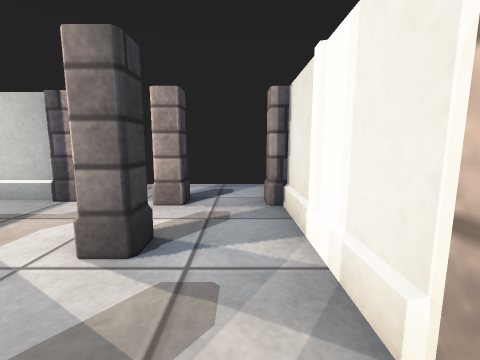
view 1 (above)

12 first-person views from a walk through a Unity game level. The camera is 0.51 m above the floor, tilts 8° down and sees 90° across. The floor is counted in squares, 0.5 m on a side. Each view is taken from the middle of a square. On the plan, view 1 faces up. The plan holds only what a view shows up to about 11 squares ahead; the rest is blank. Surface patterns are stand-ins for the level's own textures.

view 2
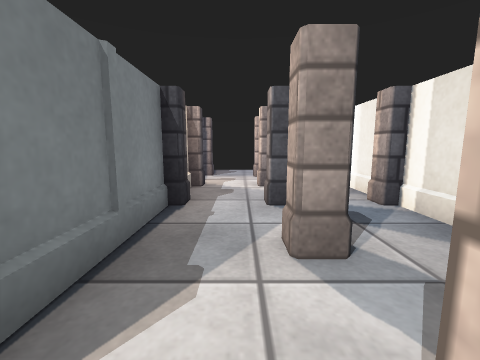

view 3
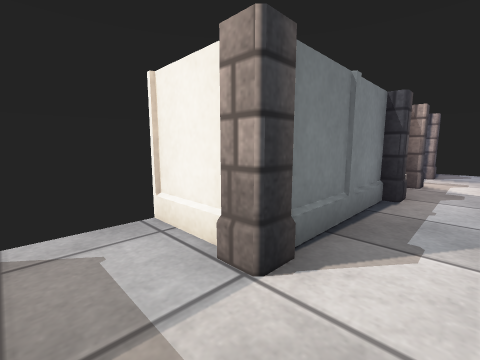

view 4
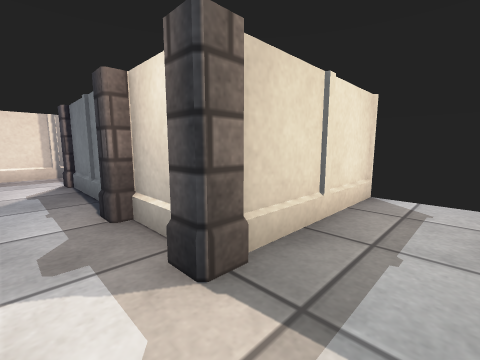

view 5
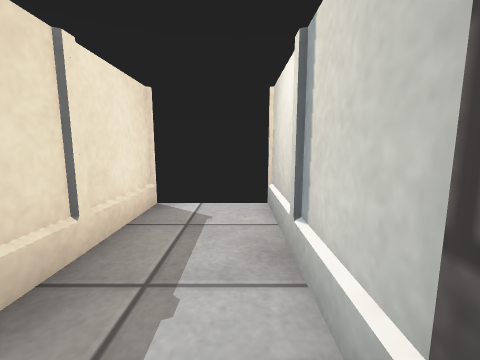

view 6
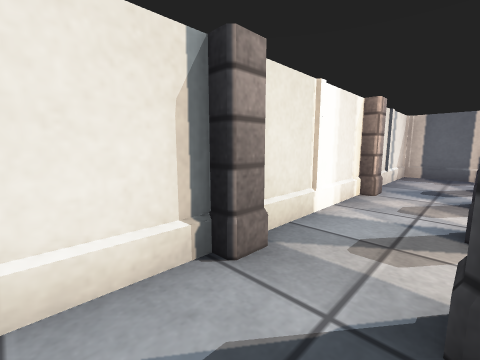

view 7
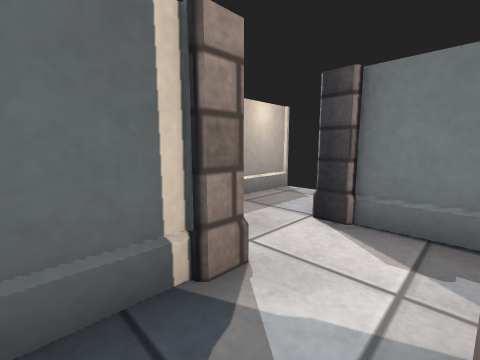

view 8
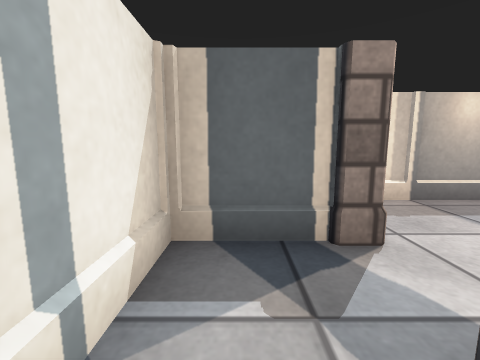

view 9
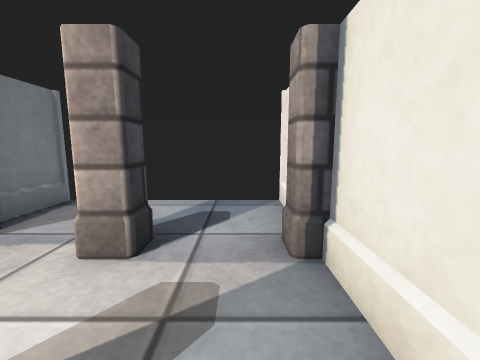

view 10
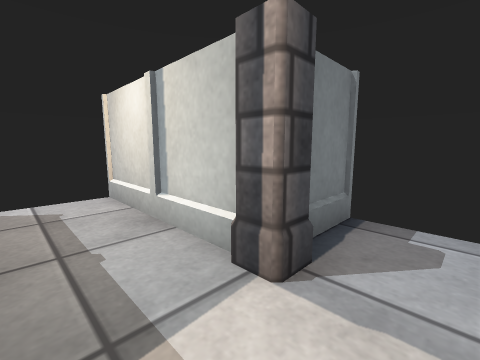

view 11
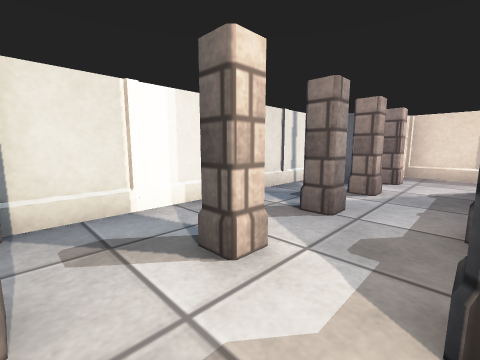

view 12
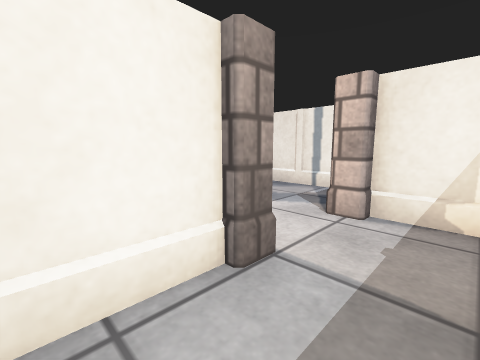

### Floor plan
Points are (right, up) in squares from view 1. A wall is a line through its corners. A room is listed if a view was taken in it or the views show most of it. See-through windows are left out.
Room 1 (views 1, 2, 3, 4, 5, 6, 7, 8, 9, 10, 11, 12)
walls: (-3.3, 1.6) (-3.3, -3.2); (-3.5, 4.6) (-7.2, 4.6); (-3.6, -3.4) (-5.2, -3.4); (-0.6, -3.6) (0.8, -3.6) (0.8, 6.5); (-7.4, 2.4) (-3.5, 2.4); (-3.3, 6.6) (-3.3, 5.4); (-5.4, -5.6) (-1.2, -5.6) (-1.2, -4.5)
ways out: gap at (-7, 2); gap at (-7, 5); gap at (-5, -6); gap at (-5, -3)
objects: pillar (-3, -4); pillar (-3, 0); pillar (-3, 2); pillar (-3, 5); pillar (-1, -4); pillar (-1, -2); pillar (-1, 0); pillar (-1, 2); pillar (-1, 4); pillar (1, 0); pillar (1, 4)

Where each view was taken, in squares from view 1:
view 1: 0 up, 0 right, facing up
view 2: 4 down, 2 left, facing up
view 3: 5 down, 2 left, facing up-left
view 4: 4 up, 2 left, facing down-left
view 5: 4 up, 3 left, facing left
view 6: 6 up, 1 left, facing down-right
view 7: 2 down, 0 right, facing down-left
view 8: 1 down, 0 right, facing down
view 9: 2 up, 0 right, facing up
view 10: 3 up, 2 left, facing up-left
view 11: 4 up, 3 left, facing down-right
view 12: 5 down, 5 left, facing up-right
